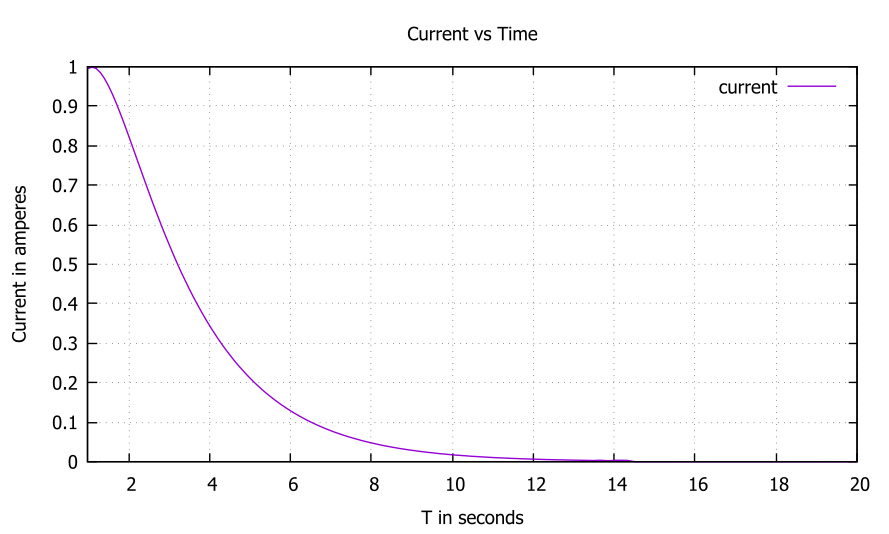

Recreate this plot in gnuplot.
set xrange[1:20]
set title "Current vs Time"
set ylabel "Current in amperes"
set xlabel "T in seconds"
plot "capcharge.txt" using 1:2 with lines title "current"
